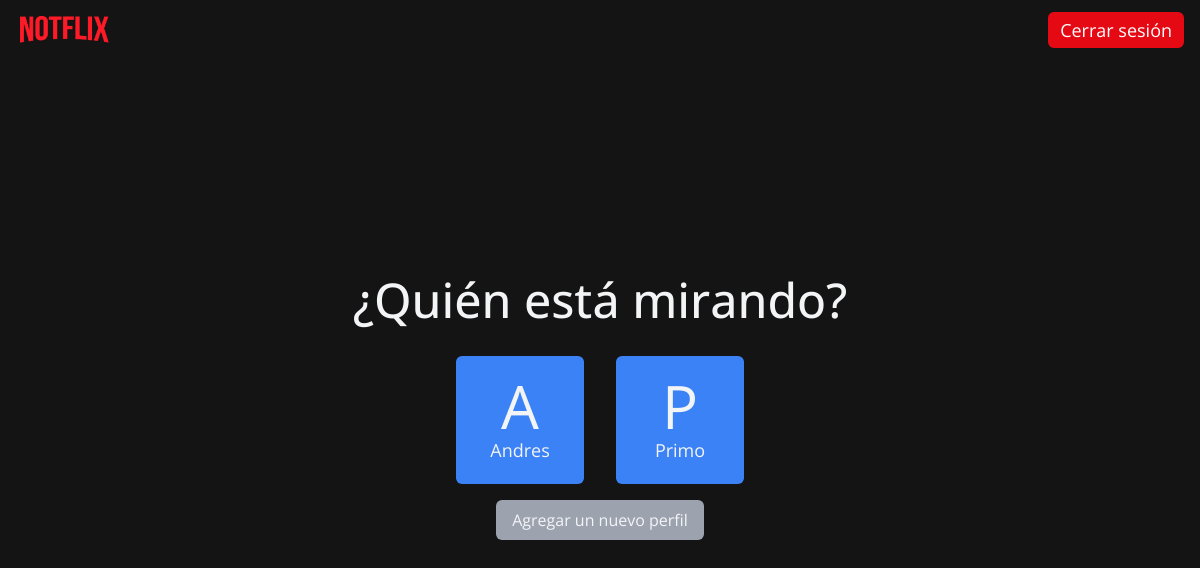
The app's page /profile/ (signed in), older data.
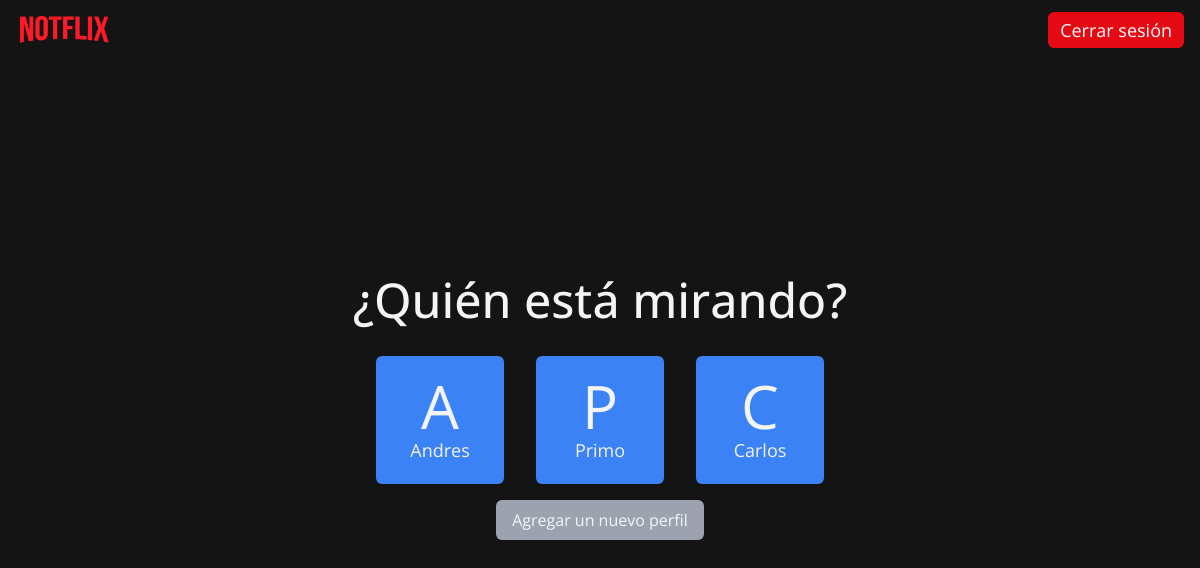
The same page, newer data.
### core/models.py (models this page shows)
class Profile(models.Model):
    name=models.CharField(max_length=225)
    age_limit=models.CharField(max_length=5,choices=AGE_CHOICES)
    uuid=models.UUIDField(default=uuid.uuid4,unique=True)
    def __str__(self):
        return self.name +" "+self.age_limit

### core/views.py (the view)
# urls.py: path('profile/',ProfileList.as_view(),name='profile_list'),
@method_decorator(login_required,name='dispatch')
class ProfileList(View):
    def get(self,request,*args, **kwargs):
        profiles=request.user.profiles.all()
        print(profiles)
        return render(request,'profileList.html',{
            'profiles':profiles
        })

### templates/profileList.html (shortened to what this page needs)
{% extends 'base.html' %}
{% load static %}
{% block content %}
    {% include 'partials/navbar.html' %}
    <section class='bg-primary_black min-h-screen py-20 md:py-0 flex-col flex justify-center items-center'>
        <h2 class="text-center font-medium text-5xl my-4 text-gray-100">
            ¿Quién está mirando?
        </h2>
        <div class="flex flex-wrap justify-center items-center w-10/12  md:w-6/12">
        {% for profile in profiles %}
            <a href="{% url 'core:watch' profile_id=profile.uuid %}">
                <div class="w-32 h-32 m-4  bg-blue-500 flex justify-center items-center flex-col rounded-md cursor-pointer">
                    <p class='text-6xl'>
                        {{profile.name | slice:":1"}}
                    </p>
                    <p class='text-lg'>
                        {{profile.name}}
                    </p>
                </div>
            </a>
        {% endfor %}
        </div>
        {% if request.user.profiles.all|length < 5 %}
            <div class="flex justify-center items-center">
                <a href="{% url 'core:profile_create' %}">
                    <button class="px-4 py-2 rounded-md outline-none bg-gray-400 text-gray-100">
                        Agregar un nuevo perfil
                    </button>
                </a>
            </div>
        {% endif %}
    </section>
{% endblock content %}

### templates/base.html (shortened to what this page needs)
<!DOCTYPE html>
{% load static %}
<html lang="en">
<head>
    <link rel="stylesheet" href="{% static 'style.css' %} ">
</head>
<body class='bg-black text-gray-100 font-primary'>
    {% block content %}
    {% endblock content %}
</body>
</html>

### templates/partials/navbar.html (shortened to what this page needs)
{% load static %}
<nav class="flex text-gray-100 justify-between items-center py-3 px-4 fixed w-full z-50">
        <div class="w-6/12">
            <a href='/'>
            <img src="{%static 'notflix.png' %}" alt="logo" class="w-5/12 md:w-2/12">
            </a>
        </div>
        {% if AUTH != 'false'  %}
            {% if request.user.is_authenticated %}
            <div>
            <form action="{% url 'account_logout' %}" method="post">
                <button class='bg-primary_red py-1 px-3 text-white md:text-lg rounded-md'>
                    Cerrar sesión
                </button>
            </form>
            </div>
            {% endif %}
        {% endif %}
    </nav>

### static/style.css (style rules this page uses)
html { -moz-tab-size: 4; -o-tab-size: 4; tab-size: 4; }
html { line-height: 1.15; -webkit-text-size-adjust: 100%; }
body { margin: 0; }
body { font-family: system-ui, -apple-system, 'Segoe UI', Roboto, Helvetica, Arial, sans-serif, 'Apple Color Emoji', 'Segoe UI Emoji'; }
button, input, optgroup, select, textarea { font-family: inherit; font-size: 100%; line-height: 1.15; margin: 0; }
button, select { text-transform: none; }
button, [type='button'] { -webkit-appearance: button; }
blockquote, dl, dd, h1, h2, h3, h4, h5, h6, hr, figure, p, pre { margin: 0; }
button { background-color: transparent; background-image: none; }
html { font-family: ui-sans-serif, system-ui, -apple-system, BlinkMacSystemFont, "Segoe UI", Roboto, "Helvetica Neue", Arial, "Noto Sans", sans-serif, "Apple Color Emoji", "Segoe UI Emoji", "Segoe UI Symbol", "Noto Color Emoji"; line-height: 1.5; }
body { font-family: inherit; line-height: inherit; }
img { border-style: solid; }
button { cursor: pointer; }
h1, h2, h3, h4, h5, h6 { font-size: inherit; font-weight: inherit; }
a { color: inherit; text-decoration: inherit; }
button, input, optgroup, select, textarea { padding: 0; line-height: inherit; color: inherit; }
img, svg, video, canvas, audio, iframe, embed, object { display: block; vertical-align: middle; }
img, video { max-width: 100%; height: auto; }
.bg-black { --tw-bg-opacity: 1; background-color: rgba(0, 0, 0, var(--tw-bg-opacity)); }
.bg-gray-400 { --tw-bg-opacity: 1; background-color: rgba(156, 163, 175, var(--tw-bg-opacity)); }
.bg-blue-500 { --tw-bg-opacity: 1; background-color: rgba(59, 130, 246, var(--tw-bg-opacity)); }
.bg-primary_red { --tw-bg-opacity: 1; background-color: rgba(229, 9, 20, var(--tw-bg-opacity)); }
.bg-primary_black { --tw-bg-opacity: 1; background-color: rgba(20, 20, 20, var(--tw-bg-opacity)); }
.rounded-md { border-radius: 0.375rem; }
.cursor-pointer { cursor: pointer; }
.flex { display: flex; }
.flex-col { flex-direction: column; }
.flex-wrap { flex-wrap: wrap; }
.items-center { align-items: center; }
.justify-center { justify-content: center; }
.justify-between { justify-content: space-between; }
.font-primary { font-family: Open Sans; }
.font-medium { font-weight: 500; }
.h-32 { height: 8rem; }
.text-lg { font-size: 1.125rem; line-height: 1.75rem; }
.text-5xl { font-size: 3rem; line-height: 1; }
.text-6xl { font-size: 3.75rem; line-height: 1; }
.m-4 { margin: 1rem; }
.my-4 { margin-top: 1rem; margin-bottom: 1rem; }
.min-h-screen { min-height: 100vh; }
.outline-none { outline: 2px solid transparent; outline-offset: 2px; }
.py-1 { padding-top: 0.25rem; padding-bottom: 0.25rem; }
.py-2 { padding-top: 0.5rem; padding-bottom: 0.5rem; }
.py-3 { padding-top: 0.75rem; padding-bottom: 0.75rem; }
.px-3 { padding-left: 0.75rem; padding-right: 0.75rem; }
.px-4 { padding-left: 1rem; padding-right: 1rem; }
.py-20 { padding-top: 5rem; padding-bottom: 5rem; }
.fixed { position: fixed; }
* { --tw-shadow: 0 0 #0000; }
* { --tw-ring-inset: var(--tw-empty, ); --tw-ring-offset-width: 0px; --tw-ring-offset-color: #fff; --tw-ring-color: rgba(59, 130, 246, 0.5); --tw-ring-offset-shadow: 0 0 #0000; --tw-ring-shadow: 0 0 #0000; }
.text-center { text-align: center; }
.text-white { --tw-text-opacity: 1; color: rgba(255, 255, 255, var(--tw-text-opacity)); }
.text-gray-100 { --tw-text-opacity: 1; color: rgba(243, 244, 246, var(--tw-text-opacity)); }
.w-32 { width: 8rem; }
.w-5\/12 { width: 41.666667%; }
.w-6\/12 { width: 50%; }
.w-10\/12 { width: 83.333333%; }
.w-full { width: 100%; }
.z-50 { z-index: 50; }
@media (min-width: 768px) { .md\:text-lg { font-size: 1.125rem; line-height: 1.75rem; } }
@media (min-width: 768px) { .md\:py-0 { padding-top: 0px; padding-bottom: 0px; } }
@media (min-width: 768px) { .md\:w-2\/12 { width: 16.666667%; } }
@media (min-width: 768px) { .md\:w-6\/12 { width: 50%; } }

Row changes from the older to the newer data that the page shows:
added Profile: name "C", name "Carlos"
